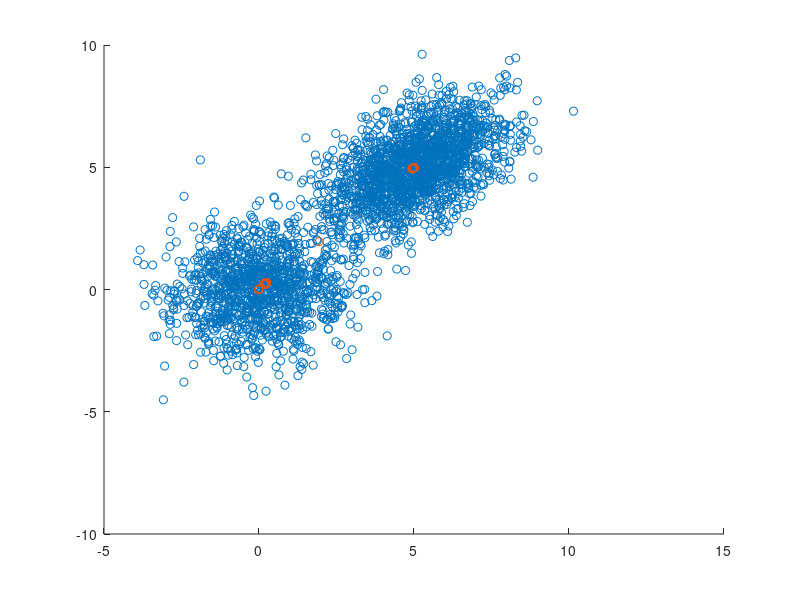

Here is the MATLAB script that generated this plot:
 u1 = [0 0];
 u2 = [5 5];
 C1 = [2 0; 0 2];
 C2 = [2 1; 1 2];
 
 tot_points = 3000;
 p = zeros(tot_points, 2);
 for i=1:tot_points
     c = rand(1);
     if c<=0.4
         p(i,:) = mvnrnd(u1, C1);
     else
         p(i,:) = mvnrnd(u2, C2);
     end
 end
 
 sig = 2;
 val = zeros(tot_points,1);
 
 mod_p = zeros(tot_points, 2);
 mod_p_tmp = zeros(tot_points, 2);
 count = zeros(tot_points, 1);
 suff_small = 0.001;
 for i=1:tot_points
    diff = 1000;
    new_val = p(i,:);
    while diff > suff_small
        val = exp(-1*sum(bsxfun(@minus, p, new_val).^2, 2)/(2*(sig^2)));
        mod_p_tmp =  bsxfun(@times, p, val);
        new_val = sum(mod_p_tmp)/sum(val);
        diff = sum((mod_p(i,:)-new_val).^2,2);
        mod_p(i,:) = new_val;
        count(i) = count(i) + 1;
    end
 end
 
  scatter(p(:,1),p(:,2), 'b.'); hold on;  scatter(mod_p(:,1),mod_p(:,2),'r+');